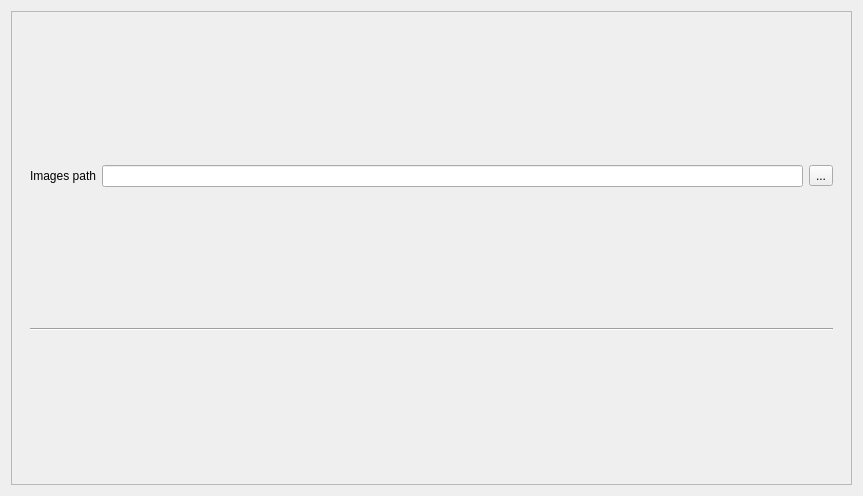
<?xml version="1.0" encoding="UTF-8"?>
<ui version="4.0">
 <class>TwoImagesDialog</class>
 <widget class="QewSimpleDialog" name="TwoImagesDialog">
  <property name="geometry">
   <rect>
    <x>0</x>
    <y>0</y>
    <width>863</width>
    <height>496</height>
   </rect>
  </property>
  <property name="sizePolicy">
   <sizepolicy hsizetype="Expanding" vsizetype="Expanding">
    <horstretch>0</horstretch>
    <verstretch>0</verstretch>
   </sizepolicy>
  </property>
  <property name="windowTitle">
   <string>ewSimpleDialog</string>
  </property>
  <property name="toolTip">
   <string/>
  </property>
  <property name="whatsThis">
   <string/>
  </property>
  <property name="containerName">
   <cstring>twoImagesContainerFrame</cstring>
  </property>
  <layout class="QVBoxLayout" name="verticalLayout_2">
   <item>
    <widget class="QFrame" name="twoImagesContainerFrame">
     <property name="sizePolicy">
      <sizepolicy hsizetype="Expanding" vsizetype="Expanding">
       <horstretch>0</horstretch>
       <verstretch>0</verstretch>
      </sizepolicy>
     </property>
     <property name="frameShape">
      <enum>QFrame::StyledPanel</enum>
     </property>
     <property name="frameShadow">
      <enum>QFrame::Raised</enum>
     </property>
     <layout class="QVBoxLayout" name="verticalLayout_3">
      <item>
       <widget class="QWidget" name="pathWidget" native="true">
        <layout class="QVBoxLayout" name="verticalLayout">
         <item>
          <layout class="QHBoxLayout" name="horizontalLayout">
           <item>
            <widget class="QLabel" name="mainPathLabel">
             <property name="locale">
              <locale language="English" country="UnitedStates"/>
             </property>
             <property name="text">
              <string>Images path</string>
             </property>
            </widget>
           </item>
           <item>
            <widget class="QLineEdit" name="pathLineEdit">
             <property name="locale">
              <locale language="English" country="UnitedStates"/>
             </property>
            </widget>
           </item>
           <item>
            <widget class="QToolButton" name="pathToolButton">
             <property name="locale">
              <locale language="English" country="UnitedStates"/>
             </property>
             <property name="text">
              <string>...</string>
             </property>
            </widget>
           </item>
          </layout>
         </item>
         <item>
          <widget class="Line" name="line">
           <property name="orientation">
            <enum>Qt::Horizontal</enum>
           </property>
          </widget>
         </item>
        </layout>
       </widget>
      </item>
     </layout>
    </widget>
   </item>
  </layout>
 </widget>
 <customwidgets>
  <customwidget>
   <class>QewExtensibleDialog</class>
   <extends>QDialog</extends>
   <header>qewextensibledialog.h</header>
   <container>1</container>
  </customwidget>
  <customwidget>
   <class>QewSimpleDialog</class>
   <extends>QewExtensibleDialog</extends>
   <header>qewsimpledialog.h</header>
   <container>1</container>
  </customwidget>
 </customwidgets>
 <resources/>
 <connections/>
</ui>
